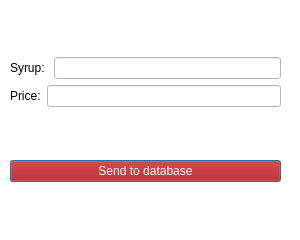
<?xml version="1.0" encoding="UTF-8"?>
<ui version="4.0">
 <class>newSyrupWidget</class>
 <widget class="QDialog" name="newSyrupWidget">
  <property name="geometry">
   <rect>
    <x>0</x>
    <y>0</y>
    <width>300</width>
    <height>240</height>
   </rect>
  </property>
  <property name="windowTitle">
   <string>Dialog</string>
  </property>
  <property name="styleSheet">
   <string notr="true">background-color:white;</string>
  </property>
  <widget class="QWidget" name="layoutWidget">
   <property name="geometry">
    <rect>
     <x>10</x>
     <y>10</y>
     <width>271</width>
     <height>221</height>
    </rect>
   </property>
   <layout class="QVBoxLayout" name="verticalLayout_2">
    <item>
     <layout class="QVBoxLayout" name="verticalLayout">
      <item>
       <layout class="QHBoxLayout" name="horizontalLayout">
        <item>
         <widget class="QLabel" name="label">
          <property name="text">
           <string>Syrup: </string>
          </property>
         </widget>
        </item>
        <item>
         <widget class="QLineEdit" name="syrupLine"/>
        </item>
       </layout>
      </item>
      <item>
       <layout class="QHBoxLayout" name="horizontalLayout_2">
        <item>
         <widget class="QLabel" name="label_2">
          <property name="text">
           <string>Price:</string>
          </property>
         </widget>
        </item>
        <item>
         <widget class="QLineEdit" name="priceLine"/>
        </item>
       </layout>
      </item>
     </layout>
    </item>
    <item>
     <widget class="QPushButton" name="sendToDatabaseButton">
      <property name="styleSheet">
       <string notr="true">background-color:rgb(170, 0, 0);
color:rgb(255, 255, 255)</string>
      </property>
      <property name="text">
       <string>Send to database</string>
      </property>
     </widget>
    </item>
   </layout>
  </widget>
 </widget>
 <resources/>
 <connections/>
</ui>
